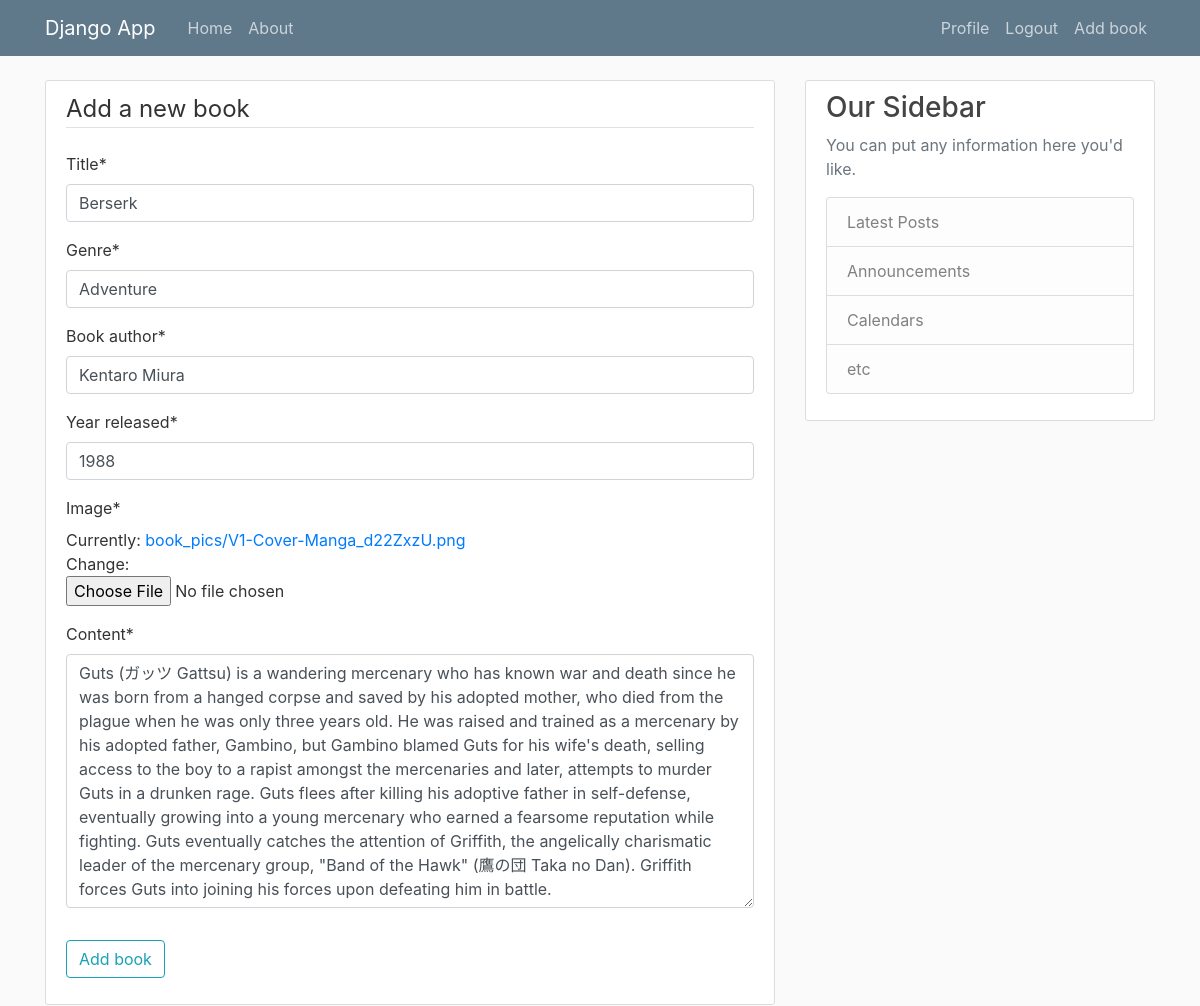
/post/9/update/ (signed in), run on the app's committed database.
### blog/models.py (models this page shows, shortened)
class Books(models.Model):
    title = models.CharField(max_length=100)
    genre = models.CharField(max_length=20)
    book_author = models.CharField(max_length=40, default="")
    year_released = models.IntegerField(default=datetime.now().year)
    avg_rating = models.IntegerField(default=1)
    content = models.TextField()
    date_posted = models.DateTimeField(default=timezone.now)
    author = models.ForeignKey(User, on_delete=models.CASCADE)
    image = models.ImageField(default='book.png', upload_to='book_pics')

### blog/views.py (the view, shortened to what this page needs)
# urls.py: path('post/<int:pk>/update/', PostUpdateView.as_view(), name='post-update'),
class PostUpdateView(LoginRequiredMixin, UpdateView):
    model = Books
    fields = ['title', 'genre', 'book_author', 'year_released', 'image', 'content']

### blog/templates/blog/books_form.html (shortened to what this page needs)
{% extends "blog/base.html" %}
{% load crispy_forms_tags %}
{% block content %}
    <div class="content-section">
        <form method="POST">
            <fieldset class="form-group">
                <legend class ="border-bottom mb-4">Add a new book</legend>
                {{ form|crispy }}
            </fieldset>
            <div class="form-group">
                <button class="btn btn-outline-info" type="submit">
                    Add book
                </button>
            </div>
        </form>
    </div>
{% endblock content %}

### blog/static/blog/main.css (style rules this page uses)
body { background: #fafafa; color: #333333; margin-top: 5rem; }
.content-section { background: #ffffff; padding: 10px 20px; border: 1px solid #dddddd; border-radius: 3px; margin-bottom: 20px; }

### data on the page
Books: title "Berserk", genre "Adventure", book_author "Kentaro Miura", year_released "1988", content "Guts (ガッツ Gattsu) is a wandering mercenary who has known war and death since he was born from a hanged corpse and saved by his adopted mother, who died from the plague when he was only three years old. He was raised and trained as a mercenary by his adopted father, Gambino, but Gambino blamed Guts for his wife's death, selling access to the boy to a rapist amongst the mercenaries and later, attempts to murder Guts in a drunken rage. Guts flees after killing his adoptive father in self-defense, eventually growing into a young mercenary who earned a fearsome reputation while fighting. Guts eventually catches the attention of Griffith, the angelically charismatic leader of the mercenary group,…"
